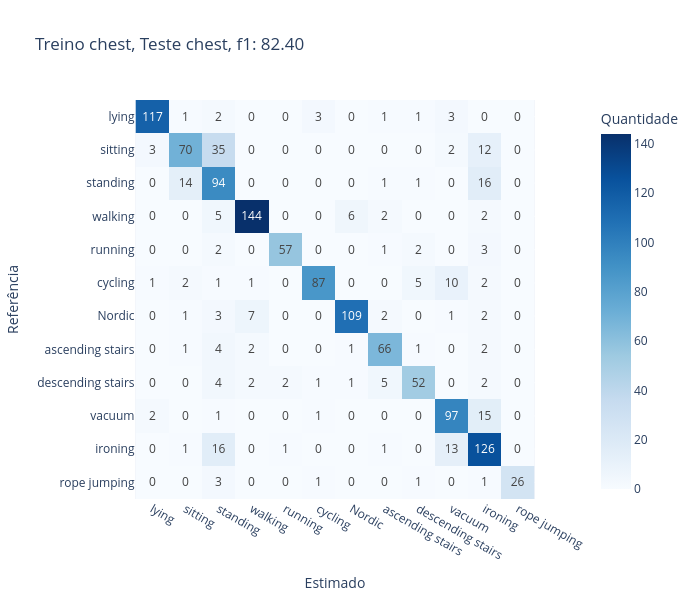

Here is the notebook cell this chart was saved with:
### Code cell
realAct = ['lying', 'sitting', 'standing', 'walking', 
           'running', 'cycling', 'Nordic', 'ascending stairs', 
           'descending stairs', 'vacuum', 'ironing', 'rope jumping']
actis_desejada = ['lying', 'sitting', 'standing', 'walking', 
           'running', 'cycling', 'Nordic', 'ascending stairs', 
           'descending stairs', 'vacuum', 'ironing', 'rope jumping']
idx = [realAct.index(act) for act in actis_desejada]
logits = cla(enc(Xt_test))
y_pred = torch.argmax(logits, dim=1).cpu().numpy()
z = confusion_matrix(yt_test.cpu().numpy(), y_pred)
z_reordenada = z[np.ix_(idx, idx)]
fig = px.imshow(
    z_reordenada, 
    x=actis_desejada, 
    y=actis_desejada, 
    text_auto=True, 
    labels=dict(x="Estimado", y="Referência", color="Quantidade"),
    width=700, height=600, 
    color_continuous_scale='Blues', 
    title="Treino {}, Teste {}, f1: {:.2f}".format(posis[i], posis[i], test_f1*100)
)
fig.update_yaxes(autorange="reversed")
fig.show()

### Figure 1 — Plotly figure (JSON) as saved in the notebook; plotly's stock layout.template omitted (floating-point values rounded to 4 significant figures; data arrays with more than 128 entries replaced by an {"elided": "..."} marker saying what was removed)
{"data": [{"coloraxis": "coloraxis", "hovertemplate": "Estimado: %{x}<br>Referência: %{y}<br>Quantidade: %{z}<extra></extra>", "name": "0", "texttemplate": "%{z}", "type": "heatmap", "x": ["lying", "sitting", "standing", "walking", "running", "cycling", "Nordic", "ascending stairs", "descending stairs", "vacuum", "ironing", "rope jumping"], "xaxis": "x", "y": ["lying", "sitting", "standing", "walking", "running", "cycling", "Nordic", "ascending stairs", "descending stairs", "vacuum", "ironing", "rope jumping"], "yaxis": "y", "z": {"elided": "12x12 int values"}}], "layout": {"coloraxis": {"colorbar": {"title": {"text": "Quantidade"}}, "colorscale": [[0, "rgb(247,251,255)"], [0.125, "rgb(222,235,247)"], [0.25, "rgb(198,219,239)"], [0.375, "rgb(158,202,225)"], [0.5, "rgb(107,174,214)"], [0.625, "rgb(66,146,198)"], [0.75, "rgb(33,113,181)"], [0.875, "rgb(8,81,156)"], [1, "rgb(8,48,107)"]]}, "height": 600, "title": {"text": "Treino chest, Teste chest, f1: 82.40"}, "width": 700, "xaxis": {"anchor": "y", "constrain": "domain", "domain": [0, 1], "scaleanchor": "y", "title": {"text": "Estimado"}}, "yaxis": {"anchor": "x", "autorange": "reversed", "constrain": "domain", "domain": [0, 1], "title": {"text": "Referência"}}}}
